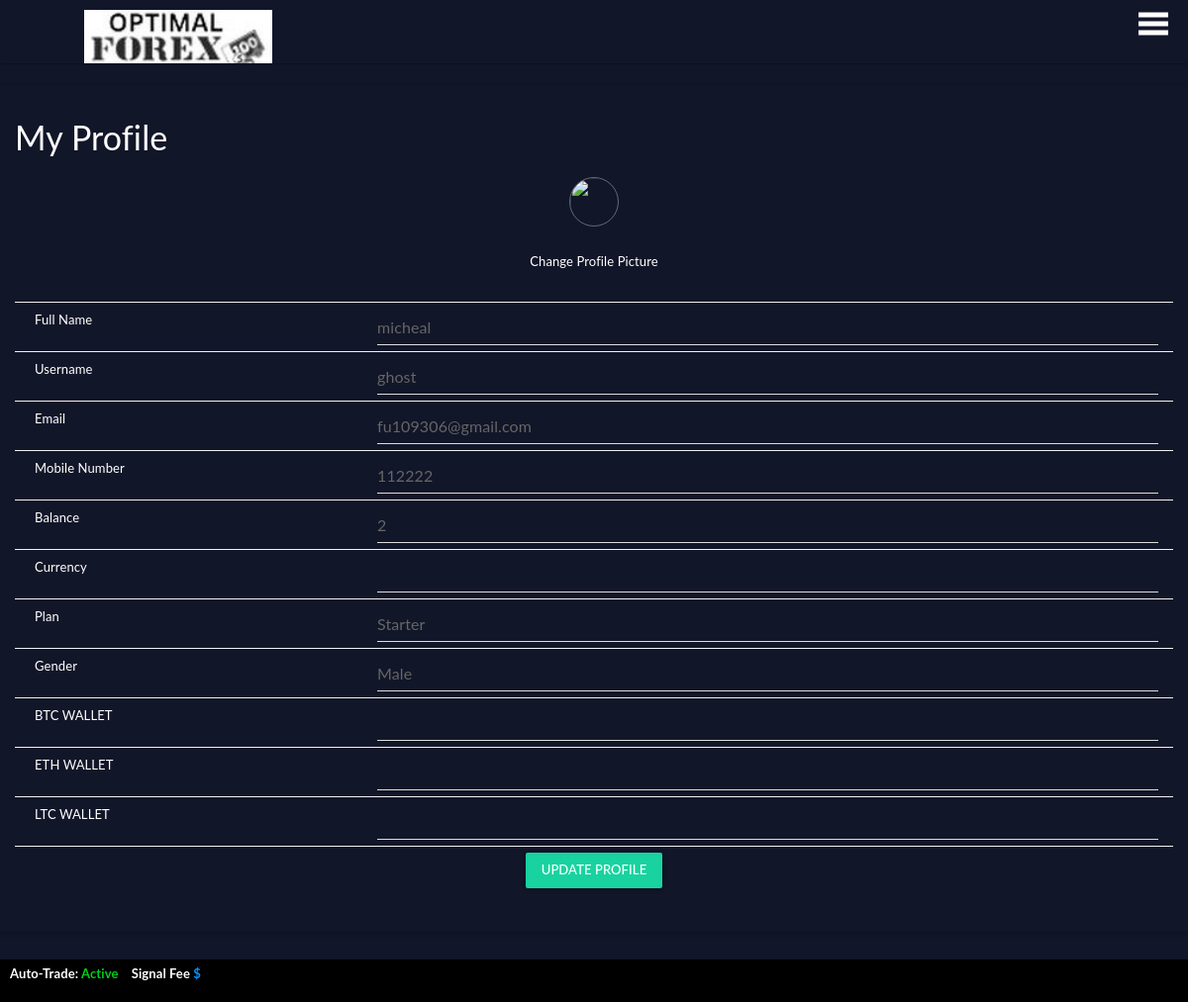
The app's page /backend/profile.php (signed in) with its own data.
### tables this page shows
CREATE TABLE `users` (
  `id` int(6) NOT NULL,
  `fname` varchar(1000) NOT NULL,
  `username` varchar(200) NOT NULL,
  `imgprofile` text NOT NULL,
  `email` varchar(200) NOT NULL,
  `currency` varchar(50) NOT NULL,
  `gender` varchar(1000) NOT NULL,
  `plan` varchar(1000) NOT NULL,
  `password` varchar(200) NOT NULL,
  `cpassword` varchar(1000) NOT NULL,
  `image` varchar(2000) NOT NULL,
  `phone` varchar(255) NOT NULL,
  `country` varchar(255) NOT NULL,
  `referral` varchar(255) NOT NULL,
  `profit` double NOT NULL,
  `balanceloss` double NOT NULL,
  `balancelive` double NOT NULL,
  `balancemine` double NOT NULL,
  `totalwon` double NOT NULL,
  `walletbalance` double NOT NULL,
  `upgrade` varchar(255) DEFAULT '0',
  `pin` varchar(255) DEFAULT NULL,
  `last_access` varchar(255) DEFAULT NULL,
  `btc_wallet` varchar(255) NOT NULL,
  `eth_wallet` varchar(255) NOT NULL,
  `ltc_wallet` varchar(255) NOT NULL,
  `date` timestamp NOT NULL DEFAULT current_timestamp()
);

### config/functions.php (called while the page is built, shortened)
<?php
function check_login($link)
{
  if(isset($_SESSION['id']))
  {
    $query = "SELECT id, fname, username, email, currency, gender, plan, password, cpassword, image, phone, country, referral, profit, balanceloss,balancelive, balancemine,totalwon, walletbalance, upgrade, pin, last_access, btc_wallet, eth_wallet, ltc_wallet FROM users WHERE id = " . $_SESSION['id'] . " LIMIT 1";
    $result = mysqli_query($link,$query);
    if($result && mysqli_num_rows($result)>0)
    {
      $user_data = mysqli_fetch_assoc($result);
      return $user_data;
    }
  }
  die;
}
?>

### backend/profile.php (the view, shortened to what this page needs)
<?php
include("../config/config.php");
include("../config/functions.php");
$user_data = check_login($link);
?>
<!DOCTYPE html>
<html lang="en" class="app">
<head>
</head>
<!DOCTYPE html>
<html lang="en" class="app">
<head>
    <link rel="stylesheet" href="css/bootstrap.min.css" type="text/css" />
    <link rel="stylesheet" href="css/animate.css" type="text/css" />
    <link rel="stylesheet" href="css/font-awesome.min.css" type="text/css" />
    <link rel="stylesheet" href="css/font.css" type="text/css" />
    <link rel="stylesheet" href="js/calendar/bootstrap_calendar.css" type="text/css" />
    <link rel="stylesheet" href="css/app.css" type="text/css" />
    <link href="box.css" rel="stylesheet">
    <link rel="stylesheet" href="https://cdnjs.cloudflare.com/ajax/libs/font-awesome/6.5.1/css/all.min.css" />
    <body>
        <div id="main">
            <nav class="navbar">
                <span class="open-slide">
    <a href="#" onclick="openNav()">
     <svg width="30" height="40">
        <path d="M0,5 30,5" stroke="#fff" stroke-width="5"/>
        <path d="M0,14 30,14" stroke="#fff" stroke-width="5"/>
        <path d="M0,23 30,23" stroke=#fff stroke-width="5"/>
      </svg>
</a>
  </span>
                <ul class="navbar-nav">
                    <div><a href="index.php"><img src="../img/logo2.jpg" width="190"> </a></div>
                </ul>
            </nav>
            <div class="row">
                <div class="col-lg-12" style="background-color:#121629; color:#fff">
                    <section class="panel" style="background-color:#121629; color:#fff">
                        <header class="panel-heading">
                            <H3 style="color: #fff"> My Profile</H3>
                        </header>
                        <center>
                            <a href="" target="_blank"><img src="" width="60" height="60" class="avatar"></a>
                        </center> <br>
                        <a href="changeavatar.php">
                            <p style="color: #fff" align="center">Change Profile Picture</p>
                        </a>
                        <div class="panel-body" style="background-color:#121629; color:#fff">
                   <form method="post" action="">
                        <table class="ui striped celled table customtable feedbacktable">
                            <tbody>
                                <tr>
                                    <td style="padding-left:20px;">Full Name</td>
                                    <td><input type="text" class="form-control" name="fname" value="<?php echo $user_data['fname']; ?>" /></td>
                                </tr>
                                <tr>
                                    <td style="padding-left:20px;" width="30%">Username</td>
                                    <td width="70%"><input type="text" name="username" class="form-control" value="<?php echo $user_data['username']; ?>" /></td>
                                </tr>
                                <tr>
                                    <td style="padding-left:20px;">Email</td>
                                    <td><input type="text" class="form-control" name="email" value="<?php echo $user_data['email']; ?>" /></td>
                                </tr>
                                <tr>
                                    <td style="padding-left:20px;">Mobile Number</td>
                                    <td><input type="text" class="form-control" name="phone" value="<?php echo $user_data['phone']; ?>" /></td>
                                </tr>
                                <tr>
                                    <td style="padding-left:20px;">Balance</td>
                                    <td><input type="text" class="form-control" value="<?php echo $user_data['walletbalance']; ?>" /></td>
                                </tr>
                                <tr>
                                    <td style="padding-left:20px;">Currency</td>
                                    <td><input type="text" class="form-control" value="<?php echo $user_data['currency']; ?>" /></td>
                                </tr>
                                <tr>
                                    <td style="padding-left:20px;">Plan</td>
                                    <td><input type="text" class="form-control" name="plan" value="<?php echo $user_data['plan']; ?>" /></td>
                                </tr>
                                <tr>
                                    <td style="padding-left:20px;">Gender</td>
                                    <td><input type="text" class="form-control" name="gender" value="<?php echo $user_data['gender']; ?>" /></td>
                                </tr>
                                <tr>
                                    <td style="padding-left:20px;">BTC WALLET</td>
                                    <td><input type="text" class="form-control" name="address" value="<?php echo $user_data['btc_wallet']; ?>" /></td>
                                </tr>
                                <tr>
                                    <td style="padding-left:20px;">ETH WALLET</td>
                                    <td><input type="text" class="form-control" name="city" value="<?php echo $user_data['eth_wallet']; ?>" /></td>
                                </tr>
                                <tr>
                                    <td style="padding-left:20px;">LTC WALLET</td>
                                    <td><input type="text" class="form-control" name="country" value="<?php echo $user_data['ltc_wallet']; ?>" /></td>
                                </tr>
                                <tr>
                                    <td colspan="2" style="text-align:center;">
                                        <input type="submit" style="background-color:#18d39f" class="btn btn-info" value="Update Profile" name="submit"/>
                                    </td>
                                </tr>
                            </tbody>
                        </table>
                    </form>
                        </div>
                </div>
            </div>
            <!DOCTYPE html>
            <html>
            <head>
            </head>
            <body>
                <br><br/>
                <footer><b>
  <p>Auto-Trade:  <span style="color:#00ce1b;">Active</span>     <span style="padding:10px;">Signal Fee <span style="color:#0094fe;"> $   </span>
<br> </p></b>
                </footer>
            </body>
            </html>

### backend/css/app.css (style rules this page uses)
html { background-color: #f7f7f7; overflow-x: hidden; }
body { font-family: "Open Sans", "Helvetica Neue", Helvetica, Arial, sans-serif; font-size: 13px; color: #0e4601; background: #f1fbf5; -webkit-font-smoothing: antialiased; }
a { color: #2e3e4e; text-decoration: none; }
.form-control { border-color: #d9d9d9; border-radius: 2px; }
.form-control, .form-control:focus { -webkit-box-shadow: none; box-shadow: none; }
.panel { border-radius: 2px; }
.panel .table td, .panel .table th { padding: 6px 15px; border-top: 1px solid #f1f1f1; }
.panel-heading { border-radius: 2px 2px 0 0; }
@media (min-width: 768px) { .app, .app body { width: 100%; height: 100%; overflow: visible; } }
.btn-info { color: #fff !important; background-color: #4cc0c1; border-color: #4cc0c1; }
.btn { font-weight: 500; border-radius: 2px; }
.avatar { border: 1px solid rgba(255, 255, 255, 0.35); display: block; border-radius: 500px; white-space: nowrap; }

### backend/profile.php (style rules this page uses)
body { font-family: "Lato", sans-serif; background-color: #121629; color: #86889a; }
#main { transition: margin-left 0.5s; padding: 0px; overflow: hidden; width: 100%; }
.navbar { background-color: #0000; overflow: hidden; height: 63px; }
.navbar a { float: right; display: block; color: #edecec; text-align: center; padding: 10px 10px; text-decoration: none; font-size: 17px; margin: 20 0 0 0; margin-right: 10px; height: 63px; }
.navbar div { float: left; display: block; color: #000; text-align: center; padding: 0px 25px; text-decoration: none; font-size: 17px; margin: 20 0 0 0; margin-left: 10px; height: 63px; }
.navbar ul { margin: 20 0 0 0; list-style: none; height: 63px; }
span { margin: 20 0 0 0; list-style: none; height: 63px; }
.avatar { vertical-align: center; width: 50px; height: 50px; border-radius: 50%; }
footer { position: fixed; left: 0; bottom: 0; width: 100%; text-align: left; padding: 3px 10px; background-color: #000; color: white; }

### records on screen
users: fname "micheal", username "ghost", email "fu109306@gmail.com", phone "112222", walletbalance "2", plan "Starter", gender "Male"
